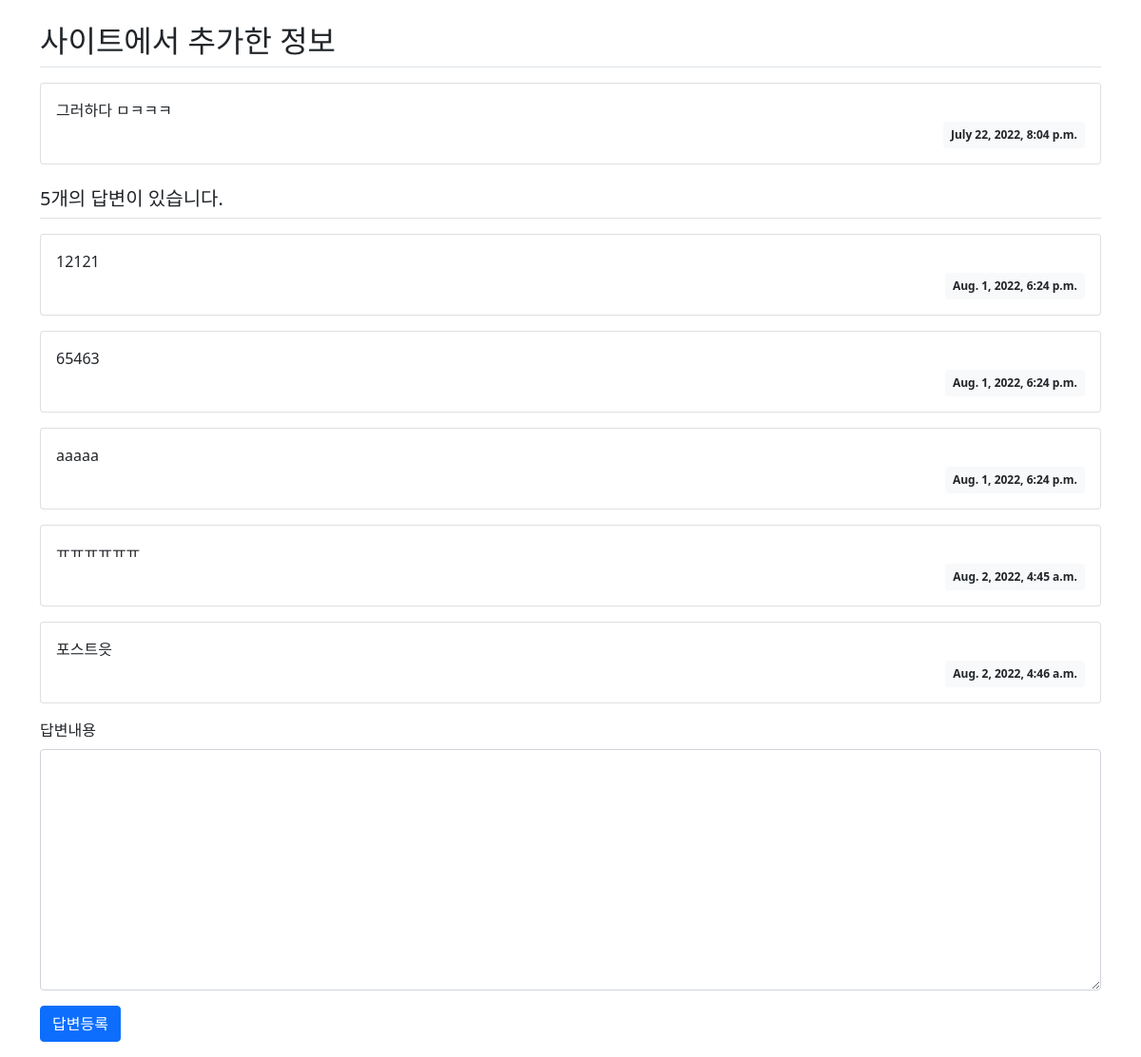
Page /pybo/3/ on the earlier database version.
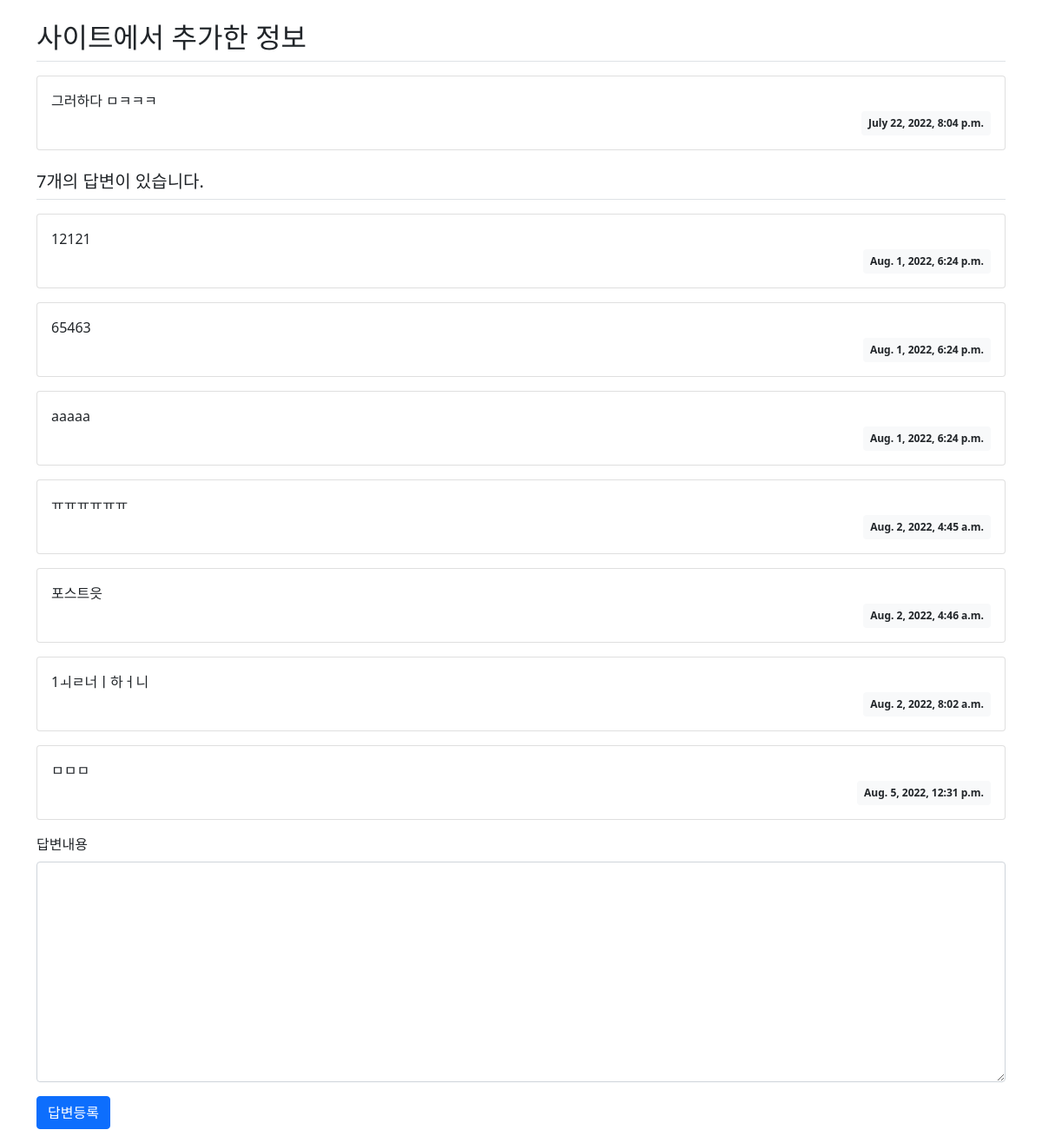
Same page on the later database version.
### pybo/models.py (models this page shows, shortened)
class Question(models.Model):
    subject = models.CharField(max_length=200)              #제목
    content = models.TextField()                            #내용
    create_date = models.DateTimeField(auto_now_add=True)   #작성일자

class Answer(models.Model):
    question = models.ForeignKey(Question, on_delete=models.CASCADE)    #외래키=질문 , CASCADE delete
    content = models.TextField()
    create_date = models.DateTimeField(auto_now_add=True)

### pybo/views.py (the view)
# urls.py: path('pybo/<int:question_id>/', views.detail, name="detail"),
def detail(request, question_id):
    print("aaa")
    question = get_object_or_404(Question, pk=question_id)
    context = {'question': question}
    return render(request, 'pybo/question_detail.html', context)

### templates/pybo/question_detail.html
{% load static %}
<link rel="stylesheet" type="text/css" href="{% static 'bootstrap.min.css' %}">
<div class="container my-3">
    <h2 class="border-bottom py-2">{{ question.subject }}</h2>
    <div class="card my-3">
        <div class="card-body">
            <div class="card-text" style="white-space: pre-line;">{{ question.content }}</div>
            <div class="d-flex justify-content-end">
                <div class="badge bg-light text-dark p-2">
                    {{ question.create_date }}
                </div>
            </div>
        </div>
    </div>
    <h5 class="border-bottom my-3 py-2">{{question.answer_set.count}}개의 답변이 있습니다.</h5>
    {% for answer in question.answer_set.all %}
    <div class="card my-3">
        <div class="card-body">
            <div class="card-text" style="white-space: pre-line;">{{ answer.content }}</div>
            <div class="d-flex justify-content-end">
                <div class="badge bg-light text-dark p-2">
                    {{ answer.create_date }}
                </div>
            </div>
        </div>
    </div>
    {% endfor %}
    <form action="{% url 'pybo:answer_create' question.id %}" method="post" class="my-3">
        <div class="mb-3">
            <label for="content" class="form-label">답변내용</label>
            <textarea name="content" id="content" class="form-control" rows="10"></textarea>
        </div>
        <input type="submit" value="답변등록" class="btn btn-primary">
    </form>
</div>

Differences in the rows shown:
computed for Question "사이트에서 추가한 정보": answer_set.count "5" → "7"
added Answer: content "1ㅚㄹ너ㅣ하ㅓ니", create_date "Aug. 2, 2022, 8:02 a.m."
added Answer: content "ㅁㅁㅁ", create_date "Aug. 5, 2022, 12:31 p.m."
